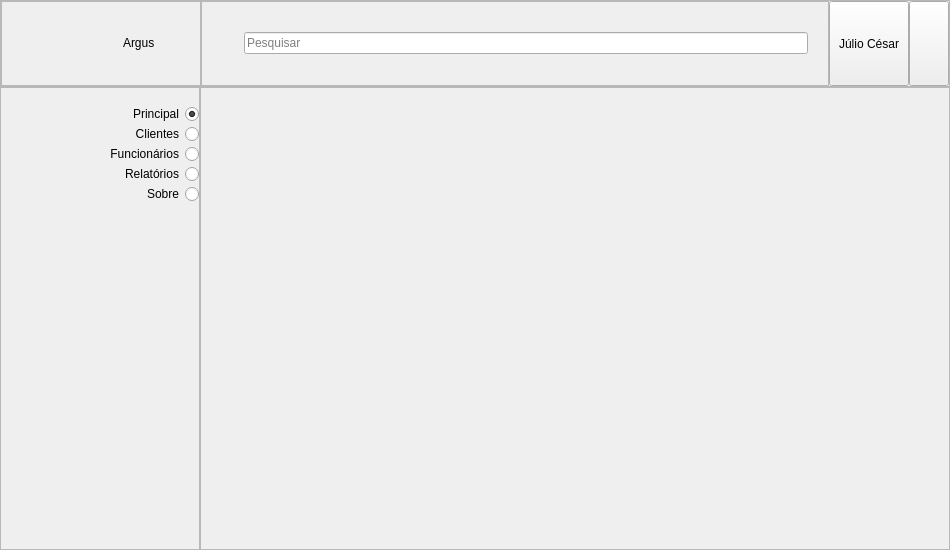
<?xml version="1.0" encoding="UTF-8"?>
<ui version="4.0">
 <class>MenuWidget</class>
 <widget class="QWidget" name="MenuWidget">
  <property name="geometry">
   <rect>
    <x>0</x>
    <y>0</y>
    <width>950</width>
    <height>550</height>
   </rect>
  </property>
  <property name="windowTitle">
   <string>Argus</string>
  </property>
  <property name="autoFillBackground">
   <bool>false</bool>
  </property>
  <property name="styleSheet">
   <string notr="true">* {
	outline: none;
}
/* QWidget */
QWidget{
	background-color: #2c3e50;
}
/* QFrame */
QFrame#navbar{
	background-color: #2c3e50;
}
/* QLineEdit */
QLineEdit{
	height: 32px;
	font-family: Roboto;
	font-size: 16px;
	color: #ecf0f1;
	background-color: #2c3e50;
	border: 0px;
	border-bottom: 1px solid #ffffff;
	selection-background-color: #34495e;
	selection-color: #ecf0f1;
}
/* QPushButton */
QPushButton{
	border: 0;
	border-radius: 3px;
	background-color: #8e44ad;
	color: #ecf0f1;
	font-family: Roboto;
	font-size: 16px;
	font-weight: 300;
	text-align: center;
}
QPushButton:hover{ background-color: #9b59b6; }
/* MenuWidget */
QWidget#MenuWidget{
	outline: none;
	background-color: #2c3e50;
	color: #ecf0f1;
}
QFrame#navbar QRadioButton{
	padding-right: 9px;
	height: 32px;
	font-family: Roboto;
	font-size: 16px;
	font-weight: 300;
	text-align: right;
	color: #ecf0f1;
	border: 0;
}
QFrame#navbar QRadioButton:checked  {
	border: 0px;
    border-left: 5px solid #ffffff;
    border-color: #8e44ad;
	background-color: #34495e;
}
QFrame#navbar QRadioButton:hover{ background-color: #34495e; }
QFrame#navbar QRadioButton:indicator { width: 1px; height: 1px; background-color: #2c3e50 }
QFrame#navbar QRadioButton::indicator:hover { background-color: #34495e; }
QFrame#navbar QRadioButton::indicator:checked { background-color: #34495e; }

QWidget#MenuWidget QFrame#header QFrame {
	background-color: #34495e;
}
QWidget#MenuWidget QLineEdit#txtSearch{
	height: 32px;
	font-family: Roboto;
	font-size: 16px;
	color: #ecf0f1;
	background-color: #34495e;
	border: 0px;
	border-bottom: 1px solid #ffffff;
	selection-background-color: #2c3e50;
	selection-color: #ecf0f1;
}
QWidget#MenuWidget QPushButton#btnProfile{
	font-family: Roboto;
	font-size: 16px;
	font-weight: 400;
	color: #ecf0f1;
	border: 0;
	padding: 20px;
	text-align: center;
	background-color: #2c3e50;
}
QWidget#MenuWidget QPushButton#btnProfile:hover{ background-color: #34495e; }
QWidget#MenuWidget QPushButton#btnLogout{
	background-color: #2c3e50;
	border: 0;
}
QWidget#MenuWidget QPushButton#btnLogout:hover{ background-color: #34495e; }
QWidget#MenuWidget QFrame#content{
	color: #000000;
	background-color: #ffffff;
}
QWidget#MenuWidget QLabel{
	font-family: Roboto;
	font-weight: 100;
	font-size: 28px;
	color: #ecf0f1;
}
/* QStackedWidget */
QStackedWidget#content QWidget{
	background-color: #ffffff;
	color: #2c3e50;
}
/* QMessageBox */
QMessageBox{
	background-color: #2c3e50;
}
QMessageBox QLabel{
	background-color: #2c3e50;
	color: #ecf0f1;
	font-family: Roboto;
	font-size: 14px;
}
QMessageBox QPushButton{
	border: 0;
	border-radius: 3px;
	background-color: #8e44ad;
	color: #ecf0f1;
    font-family: Roboto;
	font-size: 16px;
	font-weight: 300;
	min-height: 30px;
	min-width: 120px;
}
QMessageBox QPushButton:hover{
	background-color: #9b59b6;
}
QMessageBox QPushButton#btnInformative{
	border: 0;
	border-radius: 3px;
	background-color: #2980b9;
	color: #ecf0f1;
    font-family: Roboto;
	font-size: 16px;
	font-weight: 300;
	min-height: 30px;
	min-width: 120px;
}
QMessageBox QPushButton#btnInformative:hover{
	background-color: #3498db;
}
QMessageBox QPushButton#btnWarning{
	border: 0;
	border-radius: 3px;
	background-color: #c0392b;
	color: #ecf0f1;
    font-family: Roboto;
	font-size: 16px;
	font-weight: 300;
	min-height: 30px;
	min-width: 120px;
}
QMessageBox QPushButton#btnWarning :hover{
	background-color: #e74c3c;
}</string>
  </property>
  <layout class="QVBoxLayout" name="verticalLayout">
   <property name="spacing">
    <number>0</number>
   </property>
   <property name="leftMargin">
    <number>0</number>
   </property>
   <property name="topMargin">
    <number>0</number>
   </property>
   <property name="rightMargin">
    <number>0</number>
   </property>
   <property name="bottomMargin">
    <number>0</number>
   </property>
   <item>
    <layout class="QVBoxLayout" name="main">
     <property name="spacing">
      <number>0</number>
     </property>
     <item>
      <widget class="QFrame" name="header">
       <property name="sizePolicy">
        <sizepolicy hsizetype="Preferred" vsizetype="Fixed">
         <horstretch>0</horstretch>
         <verstretch>0</verstretch>
        </sizepolicy>
       </property>
       <property name="minimumSize">
        <size>
         <width>0</width>
         <height>85</height>
        </size>
       </property>
       <property name="frameShape">
        <enum>QFrame::StyledPanel</enum>
       </property>
       <property name="frameShadow">
        <enum>QFrame::Raised</enum>
       </property>
       <layout class="QHBoxLayout" name="horizontalLayout">
        <property name="spacing">
         <number>0</number>
        </property>
        <property name="leftMargin">
         <number>0</number>
        </property>
        <property name="topMargin">
         <number>0</number>
        </property>
        <property name="rightMargin">
         <number>0</number>
        </property>
        <property name="bottomMargin">
         <number>0</number>
        </property>
        <item>
         <widget class="QFrame" name="frmTitle">
          <property name="minimumSize">
           <size>
            <width>200</width>
            <height>0</height>
           </size>
          </property>
          <property name="frameShape">
           <enum>QFrame::StyledPanel</enum>
          </property>
          <property name="frameShadow">
           <enum>QFrame::Raised</enum>
          </property>
          <layout class="QHBoxLayout" name="horizontalLayout_4">
           <property name="spacing">
            <number>0</number>
           </property>
           <property name="rightMargin">
            <number>20</number>
           </property>
           <item>
            <widget class="QLabel" name="lblIcon">
             <property name="sizePolicy">
              <sizepolicy hsizetype="Fixed" vsizetype="Fixed">
               <horstretch>0</horstretch>
               <verstretch>0</verstretch>
              </sizepolicy>
             </property>
             <property name="minimumSize">
              <size>
               <width>64</width>
               <height>0</height>
              </size>
             </property>
             <property name="pixmap">
              <pixmap>../resources/logos/light.png</pixmap>
             </property>
             <property name="alignment">
              <set>Qt::AlignCenter</set>
             </property>
            </widget>
           </item>
           <item>
            <widget class="QLabel" name="lblTitle">
             <property name="sizePolicy">
              <sizepolicy hsizetype="Fixed" vsizetype="Fixed">
               <horstretch>0</horstretch>
               <verstretch>0</verstretch>
              </sizepolicy>
             </property>
             <property name="text">
              <string>Argus</string>
             </property>
            </widget>
           </item>
          </layout>
         </widget>
        </item>
        <item>
         <widget class="QFrame" name="frmSearch">
          <property name="frameShape">
           <enum>QFrame::StyledPanel</enum>
          </property>
          <property name="frameShadow">
           <enum>QFrame::Raised</enum>
          </property>
          <layout class="QHBoxLayout" name="horizontalLayout_3">
           <property name="leftMargin">
            <number>20</number>
           </property>
           <property name="rightMargin">
            <number>20</number>
           </property>
           <item>
            <widget class="QLabel" name="label">
             <property name="sizePolicy">
              <sizepolicy hsizetype="Fixed" vsizetype="Fixed">
               <horstretch>0</horstretch>
               <verstretch>0</verstretch>
              </sizepolicy>
             </property>
             <property name="minimumSize">
              <size>
               <width>16</width>
               <height>16</height>
              </size>
             </property>
             <property name="text">
              <string/>
             </property>
             <property name="pixmap">
              <pixmap>../resources/icons/search.png</pixmap>
             </property>
            </widget>
           </item>
           <item>
            <widget class="QLineEdit" name="txtSearch">
             <property name="placeholderText">
              <string>Pesquisar</string>
             </property>
            </widget>
           </item>
          </layout>
         </widget>
        </item>
        <item>
         <widget class="QFrame" name="frmUser">
          <property name="sizePolicy">
           <sizepolicy hsizetype="Fixed" vsizetype="Preferred">
            <horstretch>0</horstretch>
            <verstretch>0</verstretch>
           </sizepolicy>
          </property>
          <property name="minimumSize">
           <size>
            <width>0</width>
            <height>0</height>
           </size>
          </property>
          <property name="frameShape">
           <enum>QFrame::NoFrame</enum>
          </property>
          <property name="frameShadow">
           <enum>QFrame::Raised</enum>
          </property>
          <property name="lineWidth">
           <number>0</number>
          </property>
          <layout class="QHBoxLayout" name="horizontalLayout_2">
           <property name="spacing">
            <number>0</number>
           </property>
           <property name="leftMargin">
            <number>0</number>
           </property>
           <property name="topMargin">
            <number>0</number>
           </property>
           <property name="rightMargin">
            <number>0</number>
           </property>
           <property name="bottomMargin">
            <number>0</number>
           </property>
           <item>
            <widget class="QPushButton" name="btnProfile">
             <property name="sizePolicy">
              <sizepolicy hsizetype="Expanding" vsizetype="Expanding">
               <horstretch>0</horstretch>
               <verstretch>0</verstretch>
              </sizepolicy>
             </property>
             <property name="autoFillBackground">
              <bool>false</bool>
             </property>
             <property name="text">
              <string>Júlio César</string>
             </property>
             <property name="icon">
              <iconset>
               <normaloff>../resources/icons/avatar.png</normaloff>../resources/icons/avatar.png</iconset>
             </property>
             <property name="iconSize">
              <size>
               <width>32</width>
               <height>32</height>
              </size>
             </property>
            </widget>
           </item>
           <item>
            <widget class="QPushButton" name="btnLogout">
             <property name="sizePolicy">
              <sizepolicy hsizetype="Fixed" vsizetype="Fixed">
               <horstretch>0</horstretch>
               <verstretch>0</verstretch>
              </sizepolicy>
             </property>
             <property name="minimumSize">
              <size>
               <width>40</width>
               <height>85</height>
              </size>
             </property>
             <property name="text">
              <string/>
             </property>
             <property name="icon">
              <iconset>
               <normaloff>../resources/icons/logout.png</normaloff>../resources/icons/logout.png</iconset>
             </property>
            </widget>
           </item>
          </layout>
         </widget>
        </item>
       </layout>
      </widget>
     </item>
     <item>
      <layout class="QHBoxLayout" name="body">
       <property name="spacing">
        <number>0</number>
       </property>
       <item>
        <widget class="QFrame" name="navbar">
         <property name="sizePolicy">
          <sizepolicy hsizetype="Fixed" vsizetype="Preferred">
           <horstretch>0</horstretch>
           <verstretch>0</verstretch>
          </sizepolicy>
         </property>
         <property name="minimumSize">
          <size>
           <width>200</width>
           <height>0</height>
          </size>
         </property>
         <property name="frameShape">
          <enum>QFrame::StyledPanel</enum>
         </property>
         <property name="frameShadow">
          <enum>QFrame::Raised</enum>
         </property>
         <layout class="QVBoxLayout" name="verticalLayout_2">
          <property name="spacing">
           <number>0</number>
          </property>
          <property name="leftMargin">
           <number>0</number>
          </property>
          <property name="topMargin">
           <number>16</number>
          </property>
          <property name="rightMargin">
           <number>0</number>
          </property>
          <property name="bottomMargin">
           <number>0</number>
          </property>
          <item>
           <widget class="QRadioButton" name="btnDashboard">
            <property name="minimumSize">
             <size>
              <width>0</width>
              <height>20</height>
             </size>
            </property>
            <property name="layoutDirection">
             <enum>Qt::RightToLeft</enum>
            </property>
            <property name="text">
             <string>Principal</string>
            </property>
            <property name="checked">
             <bool>true</bool>
            </property>
           </widget>
          </item>
          <item>
           <widget class="QRadioButton" name="btnCustomers">
            <property name="layoutDirection">
             <enum>Qt::RightToLeft</enum>
            </property>
            <property name="text">
             <string>Clientes</string>
            </property>
           </widget>
          </item>
          <item>
           <widget class="QRadioButton" name="btnWorkers">
            <property name="layoutDirection">
             <enum>Qt::RightToLeft</enum>
            </property>
            <property name="text">
             <string>Funcionários</string>
            </property>
           </widget>
          </item>
          <item>
           <widget class="QRadioButton" name="btnReports">
            <property name="layoutDirection">
             <enum>Qt::RightToLeft</enum>
            </property>
            <property name="text">
             <string>Relatórios</string>
            </property>
           </widget>
          </item>
          <item>
           <widget class="QRadioButton" name="btnAbout">
            <property name="layoutDirection">
             <enum>Qt::RightToLeft</enum>
            </property>
            <property name="text">
             <string>Sobre</string>
            </property>
           </widget>
          </item>
          <item>
           <spacer name="verticalSpacer">
            <property name="orientation">
             <enum>Qt::Vertical</enum>
            </property>
            <property name="sizeHint" stdset="0">
             <size>
              <width>20</width>
              <height>40</height>
             </size>
            </property>
           </spacer>
          </item>
         </layout>
        </widget>
       </item>
       <item>
        <widget class="QStackedWidget" name="content">
         <property name="frameShape">
          <enum>QFrame::StyledPanel</enum>
         </property>
         <property name="frameShadow">
          <enum>QFrame::Raised</enum>
         </property>
         <widget class="QWidget" name="contentPage1"/>
        </widget>
       </item>
      </layout>
     </item>
    </layout>
   </item>
  </layout>
 </widget>
 <resources/>
 <connections/>
</ui>
